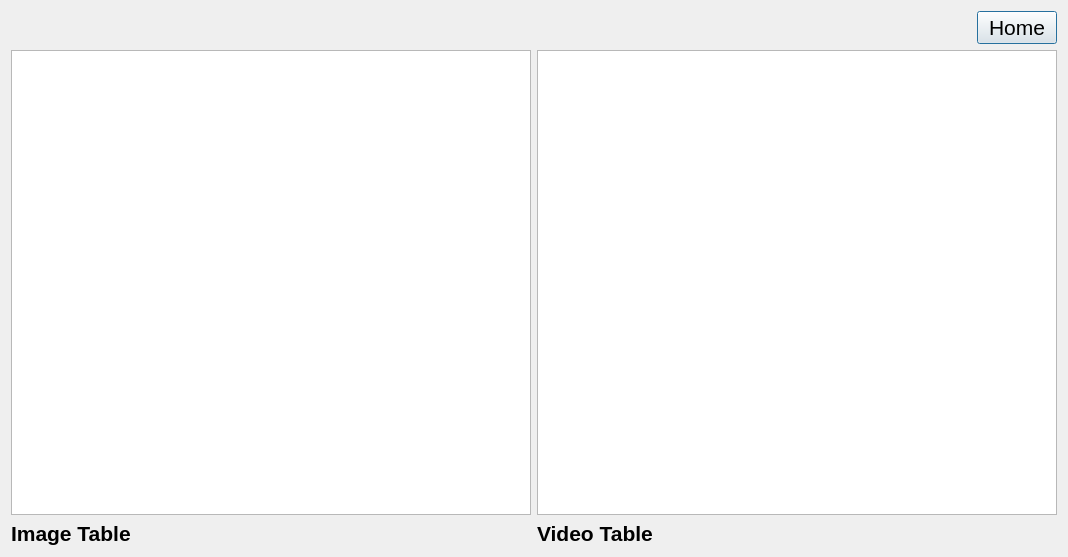
<?xml version="1.0" encoding="UTF-8"?>
<ui version="4.0">
 <class>ImageVidDatabase</class>
 <widget class="QDialog" name="ImageVidDatabase">
  <property name="geometry">
   <rect>
    <x>0</x>
    <y>0</y>
    <width>1068</width>
    <height>557</height>
   </rect>
  </property>
  <property name="windowTitle">
   <string>Image and Video Database</string>
  </property>
  <layout class="QVBoxLayout" name="verticalLayout_3">
   <item>
    <layout class="QHBoxLayout" name="horizontalLayout_2">
     <item>
      <spacer name="horizontalSpacer">
       <property name="orientation">
        <enum>Qt::Horizontal</enum>
       </property>
       <property name="sizeType">
        <enum>QSizePolicy::Expanding</enum>
       </property>
       <property name="sizeHint" stdset="0">
        <size>
         <width>948</width>
         <height>20</height>
        </size>
       </property>
      </spacer>
     </item>
     <item>
      <widget class="QPushButton" name="pushButton_home">
       <property name="sizePolicy">
        <sizepolicy hsizetype="Preferred" vsizetype="Preferred">
         <horstretch>0</horstretch>
         <verstretch>0</verstretch>
        </sizepolicy>
       </property>
       <property name="font">
        <font>
         <pointsize>16</pointsize>
         <weight>50</weight>
         <bold>false</bold>
        </font>
       </property>
       <property name="text">
        <string>Home</string>
       </property>
      </widget>
     </item>
    </layout>
   </item>
   <item>
    <layout class="QHBoxLayout" name="horizontalLayout">
     <item>
      <layout class="QVBoxLayout" name="verticalLayout">
       <item>
        <widget class="QTableView" name="tableView_image"/>
       </item>
       <item>
        <widget class="QLabel" name="label">
         <property name="font">
          <font>
           <pointsize>16</pointsize>
           <weight>75</weight>
           <bold>true</bold>
          </font>
         </property>
         <property name="text">
          <string>Image Table</string>
         </property>
         <property name="buddy">
          <cstring>tableView_image</cstring>
         </property>
        </widget>
       </item>
      </layout>
     </item>
     <item>
      <layout class="QVBoxLayout" name="verticalLayout_2">
       <item>
        <widget class="QTableView" name="tableView_video"/>
       </item>
       <item>
        <widget class="QLabel" name="label_2">
         <property name="font">
          <font>
           <pointsize>16</pointsize>
           <weight>75</weight>
           <bold>true</bold>
          </font>
         </property>
         <property name="text">
          <string>Video Table</string>
         </property>
         <property name="buddy">
          <cstring>tableView_video</cstring>
         </property>
        </widget>
       </item>
      </layout>
     </item>
    </layout>
   </item>
  </layout>
 </widget>
 <resources/>
 <connections/>
</ui>
